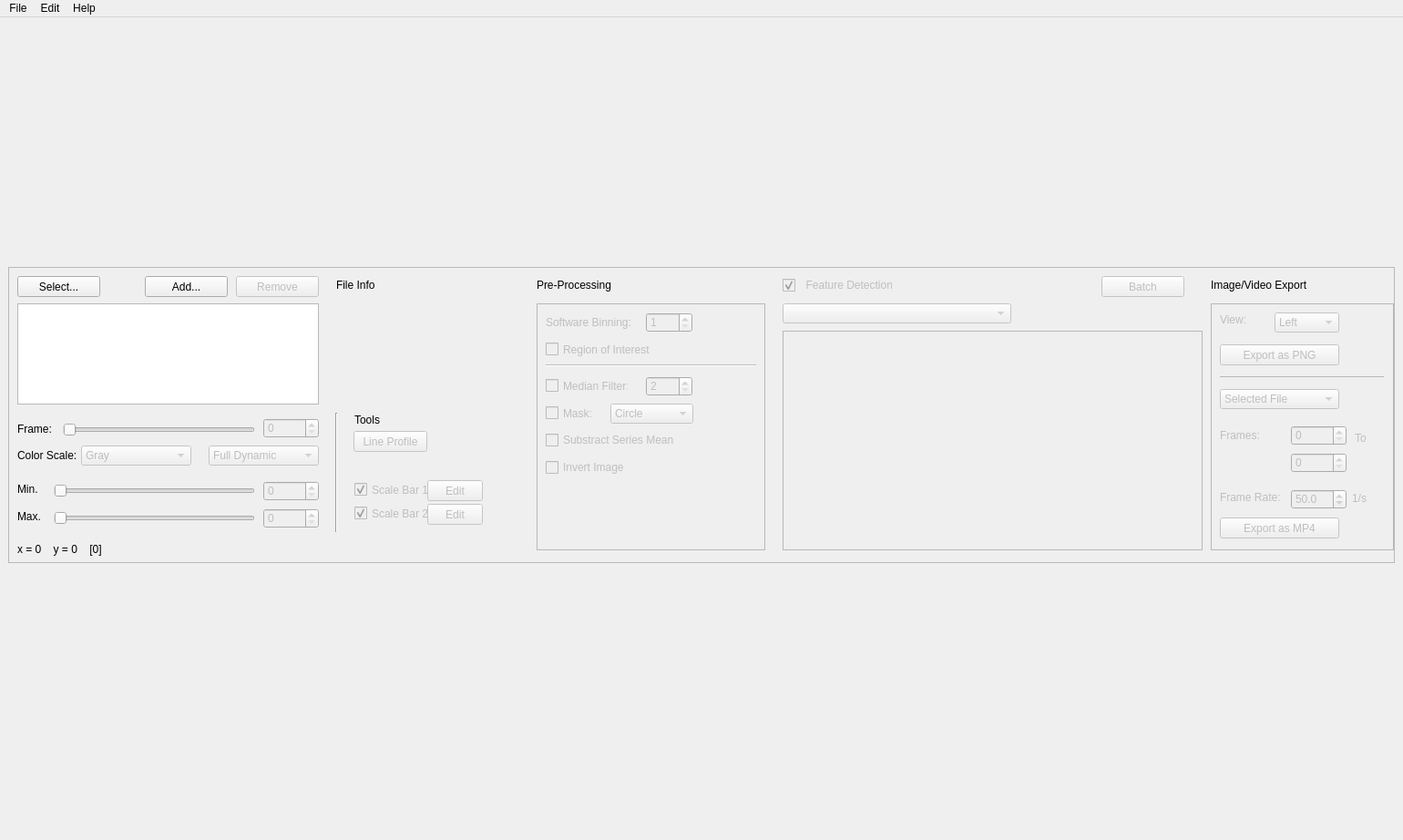
<?xml version="1.0" encoding="UTF-8"?>
<ui version="4.0">
 <class>MainWindow</class>
 <widget class="QMainWindow" name="MainWindow">
  <property name="geometry">
   <rect>
    <x>0</x>
    <y>0</y>
    <width>1540</width>
    <height>922</height>
   </rect>
  </property>
  <property name="windowTitle">
   <string>TrackerLab</string>
  </property>
  <widget class="QWidget" name="centralwidget">
   <layout class="QVBoxLayout" name="verticalLayout">
    <item>
     <widget class="QFrame" name="frame">
      <property name="sizePolicy">
       <sizepolicy hsizetype="Preferred" vsizetype="Fixed">
        <horstretch>0</horstretch>
        <verstretch>0</verstretch>
       </sizepolicy>
      </property>
      <property name="minimumSize">
       <size>
        <width>0</width>
        <height>325</height>
       </size>
      </property>
      <property name="frameShape">
       <enum>QFrame::StyledPanel</enum>
      </property>
      <property name="frameShadow">
       <enum>QFrame::Raised</enum>
      </property>
      <widget class="QPushButton" name="selectFilesButton">
       <property name="geometry">
        <rect>
         <x>10</x>
         <y>10</y>
         <width>91</width>
         <height>23</height>
        </rect>
       </property>
       <property name="text">
        <string>Select...</string>
       </property>
      </widget>
      <widget class="QSpinBox" name="frameSpinBox">
       <property name="enabled">
        <bool>false</bool>
       </property>
       <property name="geometry">
        <rect>
         <x>280</x>
         <y>166</y>
         <width>61</width>
         <height>22</height>
        </rect>
       </property>
       <property name="keyboardTracking">
        <bool>false</bool>
       </property>
      </widget>
      <widget class="QLabel" name="frameLabel">
       <property name="geometry">
        <rect>
         <x>10</x>
         <y>170</y>
         <width>47</width>
         <height>16</height>
        </rect>
       </property>
       <property name="text">
        <string>Frame:</string>
       </property>
      </widget>
      <widget class="QSlider" name="frameSlider">
       <property name="enabled">
        <bool>false</bool>
       </property>
       <property name="geometry">
        <rect>
         <x>60</x>
         <y>169</y>
         <width>211</width>
         <height>20</height>
        </rect>
       </property>
       <property name="orientation">
        <enum>Qt::Horizontal</enum>
       </property>
       <property name="tickPosition">
        <enum>QSlider::NoTicks</enum>
       </property>
      </widget>
      <widget class="QLabel" name="mouseLabel">
       <property name="geometry">
        <rect>
         <x>10</x>
         <y>300</y>
         <width>161</width>
         <height>20</height>
        </rect>
       </property>
       <property name="text">
        <string>x = 0    y = 0    [0]</string>
       </property>
      </widget>
      <widget class="QPushButton" name="batchButton">
       <property name="enabled">
        <bool>false</bool>
       </property>
       <property name="geometry">
        <rect>
         <x>1200</x>
         <y>10</y>
         <width>91</width>
         <height>23</height>
        </rect>
       </property>
       <property name="text">
        <string>Batch</string>
       </property>
      </widget>
      <widget class="QFrame" name="preprocessingFrame">
       <property name="enabled">
        <bool>false</bool>
       </property>
       <property name="geometry">
        <rect>
         <x>580</x>
         <y>40</y>
         <width>251</width>
         <height>271</height>
        </rect>
       </property>
       <property name="frameShape">
        <enum>QFrame::StyledPanel</enum>
       </property>
       <property name="frameShadow">
        <enum>QFrame::Plain</enum>
       </property>
       <widget class="QCheckBox" name="medianCheckBox">
        <property name="geometry">
         <rect>
          <x>10</x>
          <y>80</y>
          <width>91</width>
          <height>21</height>
         </rect>
        </property>
        <property name="text">
         <string>Median Filter:</string>
        </property>
       </widget>
       <widget class="QSpinBox" name="medianSpinBox">
        <property name="geometry">
         <rect>
          <x>120</x>
          <y>80</y>
          <width>51</width>
          <height>22</height>
         </rect>
        </property>
        <property name="keyboardTracking">
         <bool>false</bool>
        </property>
        <property name="minimum">
         <number>2</number>
        </property>
        <property name="maximum">
         <number>25</number>
        </property>
       </widget>
       <widget class="QCheckBox" name="maskCheckBox">
        <property name="geometry">
         <rect>
          <x>10</x>
          <y>110</y>
          <width>70</width>
          <height>21</height>
         </rect>
        </property>
        <property name="text">
         <string>Mask:</string>
        </property>
       </widget>
       <widget class="QCheckBox" name="subtractMeanCheckBox">
        <property name="enabled">
         <bool>false</bool>
        </property>
        <property name="geometry">
         <rect>
          <x>10</x>
          <y>140</y>
          <width>161</width>
          <height>20</height>
         </rect>
        </property>
        <property name="text">
         <string>Substract Series Mean</string>
        </property>
        <property name="checkable">
         <bool>true</bool>
        </property>
       </widget>
       <widget class="QComboBox" name="maskTypeComboBox">
        <property name="enabled">
         <bool>false</bool>
        </property>
        <property name="geometry">
         <rect>
          <x>81</x>
          <y>110</y>
          <width>91</width>
          <height>22</height>
         </rect>
        </property>
        <property name="currentText">
         <string>Circle</string>
        </property>
        <item>
         <property name="text">
          <string>Circle</string>
         </property>
        </item>
        <item>
         <property name="text">
          <string>Rectangle</string>
         </property>
        </item>
       </widget>
       <widget class="QLabel" name="preprocessingFrameLabel_3">
        <property name="geometry">
         <rect>
          <x>10</x>
          <y>10</y>
          <width>101</width>
          <height>21</height>
         </rect>
        </property>
        <property name="text">
         <string>Software Binning:</string>
        </property>
       </widget>
       <widget class="QSpinBox" name="softwareBinningSpinBox">
        <property name="geometry">
         <rect>
          <x>120</x>
          <y>10</y>
          <width>51</width>
          <height>22</height>
         </rect>
        </property>
        <property name="keyboardTracking">
         <bool>false</bool>
        </property>
        <property name="minimum">
         <number>1</number>
        </property>
        <property name="maximum">
         <number>10</number>
        </property>
        <property name="value">
         <number>1</number>
        </property>
       </widget>
       <widget class="QCheckBox" name="roiCheckBox">
        <property name="geometry">
         <rect>
          <x>10</x>
          <y>40</y>
          <width>161</width>
          <height>21</height>
         </rect>
        </property>
        <property name="text">
         <string>Region of Interest</string>
        </property>
       </widget>
       <widget class="Line" name="line_2">
        <property name="geometry">
         <rect>
          <x>10</x>
          <y>60</y>
          <width>231</width>
          <height>16</height>
         </rect>
        </property>
        <property name="orientation">
         <enum>Qt::Horizontal</enum>
        </property>
       </widget>
       <widget class="QCheckBox" name="invertImageCheckBox">
        <property name="enabled">
         <bool>false</bool>
        </property>
        <property name="geometry">
         <rect>
          <x>10</x>
          <y>170</y>
          <width>161</width>
          <height>20</height>
         </rect>
        </property>
        <property name="text">
         <string>Invert Image</string>
        </property>
        <property name="checkable">
         <bool>true</bool>
        </property>
       </widget>
      </widget>
      <widget class="QLabel" name="preprocessingFrameLabel">
       <property name="geometry">
        <rect>
         <x>580</x>
         <y>12</y>
         <width>161</width>
         <height>16</height>
        </rect>
       </property>
       <property name="text">
        <string>Pre-Processing</string>
       </property>
      </widget>
      <widget class="QLabel" name="infoLabel">
       <property name="geometry">
        <rect>
         <x>360</x>
         <y>40</y>
         <width>211</width>
         <height>111</height>
        </rect>
       </property>
       <property name="text">
        <string/>
       </property>
       <property name="alignment">
        <set>Qt::AlignLeading|Qt::AlignLeft|Qt::AlignTop</set>
       </property>
      </widget>
      <widget class="QCheckBox" name="featureDetectionCheckBox">
       <property name="enabled">
        <bool>false</bool>
       </property>
       <property name="geometry">
        <rect>
         <x>850</x>
         <y>12</y>
         <width>121</width>
         <height>16</height>
        </rect>
       </property>
       <property name="text">
        <string>  Feature Detection</string>
       </property>
       <property name="checked">
        <bool>true</bool>
       </property>
      </widget>
      <widget class="QSlider" name="levelMinSlider">
       <property name="enabled">
        <bool>false</bool>
       </property>
       <property name="geometry">
        <rect>
         <x>50</x>
         <y>236</y>
         <width>221</width>
         <height>20</height>
        </rect>
       </property>
       <property name="maximum">
        <number>999</number>
       </property>
       <property name="orientation">
        <enum>Qt::Horizontal</enum>
       </property>
      </widget>
      <widget class="QSlider" name="levelMaxSlider">
       <property name="enabled">
        <bool>false</bool>
       </property>
       <property name="geometry">
        <rect>
         <x>50</x>
         <y>266</y>
         <width>221</width>
         <height>20</height>
        </rect>
       </property>
       <property name="maximum">
        <number>999</number>
       </property>
       <property name="value">
        <number>0</number>
       </property>
       <property name="orientation">
        <enum>Qt::Horizontal</enum>
       </property>
      </widget>
      <widget class="QSpinBox" name="levelMinSpinBox">
       <property name="enabled">
        <bool>false</bool>
       </property>
       <property name="geometry">
        <rect>
         <x>280</x>
         <y>235</y>
         <width>61</width>
         <height>22</height>
        </rect>
       </property>
       <property name="keyboardTracking">
        <bool>false</bool>
       </property>
       <property name="maximum">
        <number>999</number>
       </property>
       <property name="singleStep">
        <number>100</number>
       </property>
      </widget>
      <widget class="QSpinBox" name="levelMaxSpinBox">
       <property name="enabled">
        <bool>false</bool>
       </property>
       <property name="geometry">
        <rect>
         <x>280</x>
         <y>265</y>
         <width>61</width>
         <height>22</height>
        </rect>
       </property>
       <property name="keyboardTracking">
        <bool>false</bool>
       </property>
       <property name="maximum">
        <number>999</number>
       </property>
       <property name="singleStep">
        <number>100</number>
       </property>
       <property name="value">
        <number>0</number>
       </property>
      </widget>
      <widget class="QComboBox" name="colormapComboBox">
       <property name="enabled">
        <bool>false</bool>
       </property>
       <property name="geometry">
        <rect>
         <x>80</x>
         <y>196</y>
         <width>121</width>
         <height>22</height>
        </rect>
       </property>
       <item>
        <property name="text">
         <string>Gray</string>
        </property>
       </item>
      </widget>
      <widget class="QLabel" name="colorScaleLabel">
       <property name="geometry">
        <rect>
         <x>10</x>
         <y>199</y>
         <width>71</width>
         <height>16</height>
        </rect>
       </property>
       <property name="text">
        <string>Color Scale:</string>
       </property>
      </widget>
      <widget class="QComboBox" name="scalingComboBox">
       <property name="enabled">
        <bool>false</bool>
       </property>
       <property name="geometry">
        <rect>
         <x>220</x>
         <y>196</y>
         <width>121</width>
         <height>22</height>
        </rect>
       </property>
       <item>
        <property name="text">
         <string>Full Dynamic</string>
        </property>
       </item>
       <item>
        <property name="text">
         <string>Given Range</string>
        </property>
       </item>
      </widget>
      <widget class="QLabel" name="minLevelLabel">
       <property name="geometry">
        <rect>
         <x>10</x>
         <y>236</y>
         <width>31</width>
         <height>16</height>
        </rect>
       </property>
       <property name="text">
        <string>Min.</string>
       </property>
      </widget>
      <widget class="QLabel" name="maxLevelLabel">
       <property name="geometry">
        <rect>
         <x>10</x>
         <y>266</y>
         <width>31</width>
         <height>16</height>
        </rect>
       </property>
       <property name="text">
        <string>Max.</string>
       </property>
      </widget>
      <widget class="QListWidget" name="fileListWidget">
       <property name="geometry">
        <rect>
         <x>10</x>
         <y>40</y>
         <width>331</width>
         <height>111</height>
        </rect>
       </property>
       <property name="dragDropMode">
        <enum>QAbstractItemView::DragDrop</enum>
       </property>
       <property name="selectionMode">
        <enum>QAbstractItemView::ContiguousSelection</enum>
       </property>
      </widget>
      <widget class="QPushButton" name="addFilesButton">
       <property name="geometry">
        <rect>
         <x>150</x>
         <y>10</y>
         <width>91</width>
         <height>23</height>
        </rect>
       </property>
       <property name="text">
        <string>Add...</string>
       </property>
      </widget>
      <widget class="QPushButton" name="removeFilesButton">
       <property name="enabled">
        <bool>false</bool>
       </property>
       <property name="geometry">
        <rect>
         <x>250</x>
         <y>10</y>
         <width>91</width>
         <height>23</height>
        </rect>
       </property>
       <property name="text">
        <string>Remove</string>
       </property>
      </widget>
      <widget class="QFrame" name="exportFrame">
       <property name="enabled">
        <bool>false</bool>
       </property>
       <property name="geometry">
        <rect>
         <x>1320</x>
         <y>40</y>
         <width>201</width>
         <height>271</height>
        </rect>
       </property>
       <property name="frameShape">
        <enum>QFrame::StyledPanel</enum>
       </property>
       <property name="frameShadow">
        <enum>QFrame::Plain</enum>
       </property>
       <widget class="QSpinBox" name="startFrameSpinBox">
        <property name="geometry">
         <rect>
          <x>88</x>
          <y>134</y>
          <width>61</width>
          <height>22</height>
         </rect>
        </property>
       </widget>
       <widget class="QSpinBox" name="endFrameSpinBox">
        <property name="geometry">
         <rect>
          <x>88</x>
          <y>164</y>
          <width>61</width>
          <height>22</height>
         </rect>
        </property>
       </widget>
       <widget class="QLabel" name="label">
        <property name="geometry">
         <rect>
          <x>10</x>
          <y>137</y>
          <width>61</width>
          <height>16</height>
         </rect>
        </property>
        <property name="text">
         <string>Frames:</string>
        </property>
       </widget>
       <widget class="QComboBox" name="exportTypeComboBox">
        <property name="geometry">
         <rect>
          <x>10</x>
          <y>94</y>
          <width>131</width>
          <height>22</height>
         </rect>
        </property>
        <property name="currentText">
         <string>Selected File</string>
        </property>
        <property name="currentIndex">
         <number>0</number>
        </property>
        <item>
         <property name="text">
          <string>Selected File</string>
         </property>
        </item>
        <item>
         <property name="text">
          <string>Concatenate Files</string>
         </property>
        </item>
       </widget>
       <widget class="QComboBox" name="exportViewComboBox">
        <property name="geometry">
         <rect>
          <x>70</x>
          <y>10</y>
          <width>71</width>
          <height>22</height>
         </rect>
        </property>
        <property name="currentText">
         <string>Left</string>
        </property>
        <property name="currentIndex">
         <number>0</number>
        </property>
        <item>
         <property name="text">
          <string>Left</string>
         </property>
        </item>
        <item>
         <property name="text">
          <string>Right</string>
         </property>
        </item>
       </widget>
       <widget class="QLabel" name="label_2">
        <property name="geometry">
         <rect>
          <x>158</x>
          <y>140</y>
          <width>31</width>
          <height>16</height>
         </rect>
        </property>
        <property name="text">
         <string>To</string>
        </property>
       </widget>
       <widget class="QLabel" name="label_3">
        <property name="geometry">
         <rect>
          <x>10</x>
          <y>205</y>
          <width>81</width>
          <height>16</height>
         </rect>
        </property>
        <property name="text">
         <string>Frame Rate:</string>
        </property>
       </widget>
       <widget class="QLabel" name="label_4">
        <property name="geometry">
         <rect>
          <x>155</x>
          <y>204</y>
          <width>41</width>
          <height>20</height>
         </rect>
        </property>
        <property name="text">
         <string>1/s</string>
        </property>
       </widget>
       <widget class="QDoubleSpinBox" name="framerateSpinBox">
        <property name="geometry">
         <rect>
          <x>88</x>
          <y>204</y>
          <width>61</width>
          <height>22</height>
         </rect>
        </property>
        <property name="locale">
         <locale language="English" country="UnitedStates"/>
        </property>
        <property name="frame">
         <bool>true</bool>
        </property>
        <property name="keyboardTracking">
         <bool>false</bool>
        </property>
        <property name="decimals">
         <number>1</number>
        </property>
        <property name="maximum">
         <double>1000.000000000000000</double>
        </property>
        <property name="singleStep">
         <double>0.100000000000000</double>
        </property>
        <property name="value">
         <double>50.000000000000000</double>
        </property>
       </widget>
       <widget class="QLabel" name="label_5">
        <property name="geometry">
         <rect>
          <x>10</x>
          <y>10</y>
          <width>61</width>
          <height>16</height>
         </rect>
        </property>
        <property name="text">
         <string>View:</string>
        </property>
       </widget>
       <widget class="QPushButton" name="exportVideoButton">
        <property name="enabled">
         <bool>false</bool>
        </property>
        <property name="geometry">
         <rect>
          <x>10</x>
          <y>235</y>
          <width>131</width>
          <height>23</height>
         </rect>
        </property>
        <property name="text">
         <string>Export as MP4</string>
        </property>
       </widget>
       <widget class="QPushButton" name="exportImageButton">
        <property name="enabled">
         <bool>false</bool>
        </property>
        <property name="geometry">
         <rect>
          <x>10</x>
          <y>45</y>
          <width>131</width>
          <height>23</height>
         </rect>
        </property>
        <property name="text">
         <string>Export as PNG</string>
        </property>
       </widget>
       <widget class="QFrame" name="frame_2">
        <property name="geometry">
         <rect>
          <x>10</x>
          <y>80</y>
          <width>180</width>
          <height>1</height>
         </rect>
        </property>
        <property name="frameShape">
         <enum>QFrame::StyledPanel</enum>
        </property>
        <property name="frameShadow">
         <enum>QFrame::Plain</enum>
        </property>
       </widget>
      </widget>
      <widget class="QLabel" name="preprocessingFrameLabel_2">
       <property name="geometry">
        <rect>
         <x>1320</x>
         <y>12</y>
         <width>161</width>
         <height>16</height>
        </rect>
       </property>
       <property name="text">
        <string>Image/Video Export </string>
       </property>
      </widget>
      <widget class="QCheckBox" name="scaleBar1CheckBox">
       <property name="enabled">
        <bool>false</bool>
       </property>
       <property name="geometry">
        <rect>
         <x>380</x>
         <y>234</y>
         <width>91</width>
         <height>21</height>
        </rect>
       </property>
       <property name="text">
        <string>Scale Bar 1</string>
       </property>
       <property name="checked">
        <bool>true</bool>
       </property>
      </widget>
      <widget class="QPushButton" name="scaleBar1Button">
       <property name="enabled">
        <bool>false</bool>
       </property>
       <property name="geometry">
        <rect>
         <x>460</x>
         <y>234</y>
         <width>61</width>
         <height>23</height>
        </rect>
       </property>
       <property name="text">
        <string>Edit</string>
       </property>
      </widget>
      <widget class="QLabel" name="preprocessingFrameLabel_4">
       <property name="geometry">
        <rect>
         <x>360</x>
         <y>12</y>
         <width>131</width>
         <height>16</height>
        </rect>
       </property>
       <property name="text">
        <string>File Info</string>
       </property>
      </widget>
      <widget class="QLabel" name="roiLabel">
       <property name="geometry">
        <rect>
         <x>170</x>
         <y>300</y>
         <width>171</width>
         <height>20</height>
        </rect>
       </property>
       <property name="text">
        <string/>
       </property>
      </widget>
      <widget class="QLabel" name="maskLabel">
       <property name="geometry">
        <rect>
         <x>350</x>
         <y>300</y>
         <width>181</width>
         <height>20</height>
        </rect>
       </property>
       <property name="text">
        <string/>
       </property>
      </widget>
      <widget class="QPushButton" name="scaleBar2Button">
       <property name="enabled">
        <bool>false</bool>
       </property>
       <property name="geometry">
        <rect>
         <x>460</x>
         <y>260</y>
         <width>61</width>
         <height>23</height>
        </rect>
       </property>
       <property name="text">
        <string>Edit</string>
       </property>
      </widget>
      <widget class="QCheckBox" name="scaleBar2CheckBox">
       <property name="enabled">
        <bool>false</bool>
       </property>
       <property name="geometry">
        <rect>
         <x>380</x>
         <y>260</y>
         <width>91</width>
         <height>21</height>
        </rect>
       </property>
       <property name="text">
        <string>Scale Bar 2</string>
       </property>
       <property name="checked">
        <bool>true</bool>
       </property>
      </widget>
      <widget class="QLabel" name="preprocessingFrameLabel_5">
       <property name="geometry">
        <rect>
         <x>380</x>
         <y>160</y>
         <width>131</width>
         <height>16</height>
        </rect>
       </property>
       <property name="text">
        <string>Tools</string>
       </property>
      </widget>
      <widget class="QPushButton" name="lineProfileButton">
       <property name="enabled">
        <bool>false</bool>
       </property>
       <property name="geometry">
        <rect>
         <x>379</x>
         <y>180</y>
         <width>81</width>
         <height>23</height>
        </rect>
       </property>
       <property name="text">
        <string>Line Profile</string>
       </property>
      </widget>
      <widget class="Line" name="line">
       <property name="geometry">
        <rect>
         <x>350</x>
         <y>160</y>
         <width>20</width>
         <height>131</height>
        </rect>
       </property>
       <property name="orientation">
        <enum>Qt::Vertical</enum>
       </property>
      </widget>
      <widget class="QComboBox" name="modulesComboBox">
       <property name="enabled">
        <bool>false</bool>
       </property>
       <property name="geometry">
        <rect>
         <x>850</x>
         <y>40</y>
         <width>251</width>
         <height>22</height>
        </rect>
       </property>
      </widget>
      <widget class="QFrame" name="moduleFrame">
       <property name="enabled">
        <bool>false</bool>
       </property>
       <property name="geometry">
        <rect>
         <x>850</x>
         <y>70</y>
         <width>461</width>
         <height>241</height>
        </rect>
       </property>
       <property name="frameShape">
        <enum>QFrame::StyledPanel</enum>
       </property>
       <property name="frameShadow">
        <enum>QFrame::Plain</enum>
       </property>
       <widget class="QWidget" name="verticalLayoutWidget">
        <property name="geometry">
         <rect>
          <x>0</x>
          <y>0</y>
          <width>461</width>
          <height>241</height>
         </rect>
        </property>
        <layout class="QVBoxLayout" name="moduleLayout">
         <property name="spacing">
          <number>0</number>
         </property>
        </layout>
       </widget>
      </widget>
     </widget>
    </item>
    <item>
     <layout class="QVBoxLayout" name="layout">
      <property name="leftMargin">
       <number>0</number>
      </property>
      <property name="topMargin">
       <number>0</number>
      </property>
      <property name="rightMargin">
       <number>0</number>
      </property>
      <property name="bottomMargin">
       <number>0</number>
      </property>
     </layout>
    </item>
   </layout>
  </widget>
  <widget class="QStatusBar" name="statusBar">
   <property name="sizePolicy">
    <sizepolicy hsizetype="Preferred" vsizetype="Preferred">
     <horstretch>0</horstretch>
     <verstretch>0</verstretch>
    </sizepolicy>
   </property>
   <property name="minimumSize">
    <size>
     <width>0</width>
     <height>30</height>
    </size>
   </property>
   <property name="maximumSize">
    <size>
     <width>16777215</width>
     <height>30</height>
    </size>
   </property>
   <property name="sizeGripEnabled">
    <bool>false</bool>
   </property>
  </widget>
  <widget class="QMenuBar" name="menuBar">
   <property name="geometry">
    <rect>
     <x>0</x>
     <y>0</y>
     <width>1540</width>
     <height>21</height>
    </rect>
   </property>
   <widget class="QMenu" name="menuFile">
    <property name="title">
     <string>File</string>
    </property>
    <addaction name="actionOpen"/>
    <addaction name="actionExit"/>
   </widget>
   <widget class="QMenu" name="menuEdit">
    <property name="title">
     <string>Edit</string>
    </property>
    <addaction name="actionSettings"/>
   </widget>
   <widget class="QMenu" name="menuAbout">
    <property name="title">
     <string>Help</string>
    </property>
    <addaction name="actionAbout"/>
   </widget>
   <addaction name="menuFile"/>
   <addaction name="menuEdit"/>
   <addaction name="menuAbout"/>
  </widget>
  <action name="actionOpen">
   <property name="text">
    <string>Open...</string>
   </property>
  </action>
  <action name="actionExit">
   <property name="text">
    <string>Exit</string>
   </property>
  </action>
  <action name="actionAbout">
   <property name="text">
    <string>About</string>
   </property>
  </action>
  <action name="actionSettings">
   <property name="text">
    <string>Preferences</string>
   </property>
  </action>
 </widget>
 <resources/>
 <connections/>
</ui>
